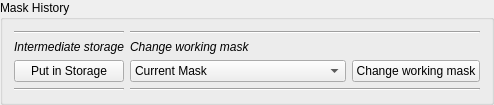
           <widget class="QGroupBox" name="groupBox_7">
            <property name="title">
             <string>Mask History</string>
            </property>
            <layout class="QVBoxLayout" name="verticalLayout_60">
             <item>
              <layout class="QHBoxLayout" name="horizontalLayout_80">
               <item>
                <layout class="QVBoxLayout" name="verticalLayout_LC_80">
                 <item>
                  <widget class="Line" name="line_97">
                   <property name="orientation">
                    <enum>Qt::Horizontal</enum>
                   </property>
                  </widget>
                 </item>
                 <item>
                  <widget class="QLabel" name="label_367">
                   <property name="font">
                    <font>
                     <family>Arial</family>
                     <italic>true</italic>
                    </font>
                   </property>
                   <property name="text">
                    <string>Intermediate storage</string>
                   </property>
                   <property name="alignment">
                    <set>Qt::AlignLeading|Qt::AlignLeft|Qt::AlignVCenter</set>
                   </property>
                  </widget>
                 </item>
                 <item>
                  <widget class="QPushButton" name="storeMaskBtn_LC">
                   <property name="text">
                    <string>Put in Storage</string>
                   </property>
                  </widget>
                 </item>
                 <item>
                  <widget class="Line" name="line_98">
                   <property name="orientation">
                    <enum>Qt::Horizontal</enum>
                   </property>
                  </widget>
                 </item>
                </layout>
               </item>
               <item>
                <layout class="QVBoxLayout" name="verticalLayout_LC_77">
                 <item>
                  <widget class="Line" name="line_6">
                   <property name="orientation">
                    <enum>Qt::Horizontal</enum>
                   </property>
                  </widget>
                 </item>
                 <item>
                  <widget class="QLabel" name="label_320">
                   <property name="font">
                    <font>
                     <family>Arial</family>
                     <italic>true</italic>
                    </font>
                   </property>
                   <property name="text">
                    <string>Change working mask</string>
                   </property>
                   <property name="alignment">
                    <set>Qt::AlignLeading|Qt::AlignLeft|Qt::AlignVCenter</set>
                   </property>
                  </widget>
                 </item>
                 <item>
                  <layout class="QHBoxLayout" name="horizontalLayout_65">
                   <item>
                    <widget class="QComboBox" name="maskChoiceCBox_LC">
                     <item>
                      <property name="text">
                       <string>Current Mask</string>
                      </property>
                     </item>
                     <item>
                      <property name="text">
                       <string>Intermediate Mask</string>
                      </property>
                     </item>
                     <item>
                      <property name="text">
                       <string>Original Mask</string>
                      </property>
                     </item>
                     <item>
                      <property name="text">
                       <string>Segmentation Connectivity Filter</string>
                      </property>
                     </item>
                     <item>
                      <property name="text">
                       <string>Segmentation Initial Mask</string>
                      </property>
                     </item>
                     <item>
                      <property name="text">
                       <string>Segmentation Morphology</string>
                      </property>
                     </item>
                     <item>
                      <property name="text">
                       <string>Segmentation 2D Connectivity</string>
                      </property>
                     </item>
                     <item>
                      <property name="text">
                       <string>Segmentation Gaussian 3D</string>
                      </property>
                     </item>
                     <item>
                      <property name="text">
                       <string>Segmentation Thresholding</string>
                      </property>
                     </item>
                     <item>
                      <property name="text">
                       <string>Segmentation Add Original Mask</string>
                      </property>
                     </item>
                     <item>
                      <property name="text">
                       <string>Segmentation Munaul Fill</string>
                      </property>
                     </item>
                     <item>
                      <property name="text">
                       <string>Image ACWE (without edge)</string>
                      </property>
                     </item>
                     <item>
                      <property name="text">
                       <string>Image Segmentation Thresholding</string>
                      </property>
                     </item>
                     <item>
                      <property name="text">
                       <string>Image Thresholding Mask</string>
                      </property>
                     </item>
                     <item>
                      <property name="text">
                       <string>Image Connectivity Filter</string>
                      </property>
                     </item>
                     <item>
                      <property name="text">
                       <string>Image Active Contour</string>
                      </property>
                     </item>
                    </widget>
                   </item>
                   <item>
                    <widget class="QPushButton" name="updateMaskBtn_LC">
                     <property name="text">
                      <string>Change working mask</string>
                     </property>
                    </widget>
                   </item>
                  </layout>
                 </item>
                 <item>
                  <widget class="Line" name="line_7">
                   <property name="orientation">
                    <enum>Qt::Horizontal</enum>
                   </property>
                  </widget>
                 </item>
                </layout>
               </item>
              </layout>
             </item>
            </layout>
           </widget>
